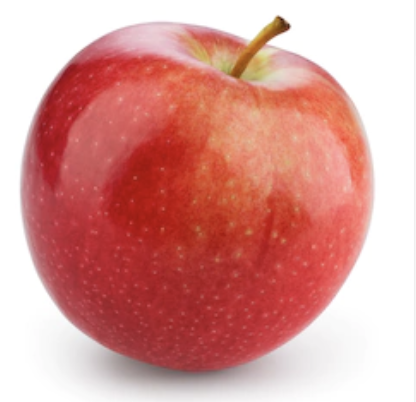
#> input picture OpenCv/apple_masking/Defenct_detection/good_apple_img/Screen Shot 2018-06-08 at 4.59.49 PM.png, 416 x 402 px, found by its file name; its folder holds 4 pictures in this run
$ python T_gabor.py
#> lines starting #> are read from the running program, lines starting #| are printed output that depends on the picture
### OpenCv/apple_masking/Defenct_detection/programs/image_opener.py
import cv2 as cv
from matplotlib import image
import numpy as np
import os


# resizing images but also saving it ratio
def resizeimg(img, size, interpolation = cv.INTER_CUBIC):
  h, w = img.shape[:2]
  c = None if len(img.shape) < 3 else img.shape[2]
  if h == w: return cv.resize(img, (size, size), interpolation)
  if h > w: dif = h
  else:     dif = w
  x_pos = int((dif - w)/2.)
  y_pos = int((dif - h)/2.)
  if c is None:
    mask = np.zeros((dif, dif), dtype=img.dtype)
    mask[y_pos:y_pos+h, x_pos:x_pos+w] = img[:h, :w]
  else:
    mask = np.zeros((dif, dif, c), dtype=img.dtype)
    mask[y_pos:y_pos+h, x_pos:x_pos+w, :] = img[:h, :w, :]
  return cv.resize(mask, (size, size), interpolation)


#open all the images in a folder
def allimg(folder):
    image =load_images_from_folder(folder)
    imlist=[]
    i = 0
    for img in image:
        name = "img" + str(i)
        imlist.append(resizeimg(img, 500))

    return imlist


# load_images_from_folder
def load_images_from_folder(folder):
    images = []
    for filename in os.listdir(folder):
        img = cv.imread(os.path.join(folder,filename))
#> img is the input picture: shape (402, 416, 3); mean B, G, R 148.1, 153.2, 216.5
        if img is not None:
            images.append(img)
#> pass 2 of the loop in load_images_from_folder, `for filename in os.listdir(folder):`:
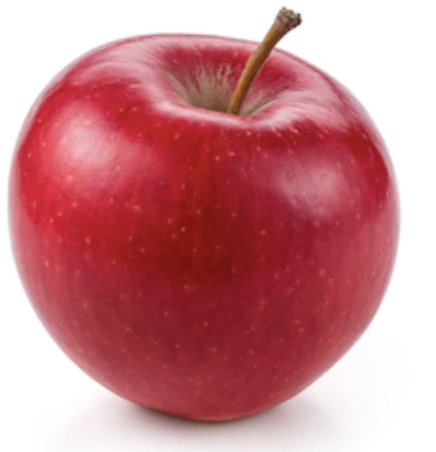
#> input picture OpenCv/apple_masking/Defenct_detection/good_apple_img/Screen Shot 2018-06-08 at 4.59.57 PM.png, 436 x 452 px, found by its file name
#> in load_images_from_folder, img is the input picture: shape (452, 436, 3); mean B, G, R 140, 134.7, 201.1
#> pass 3 of the loop in load_images_from_folder, `for filename in os.listdir(folder):`:
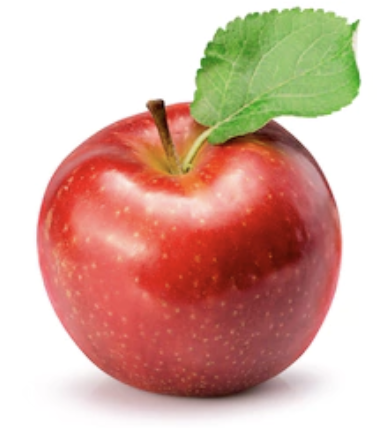
#> input picture OpenCv/apple_masking/Defenct_detection/good_apple_img/Screen Shot 2018-06-08 at 5.00.12 PM (1).png, 388 x 428 px, found by its file name
#> in load_images_from_folder, img is the input picture: shape (428, 388, 3); mean B, G, R 161.8, 174.7, 214.6
#> the loop made 4 passes; the first 3 are shown
    return images

### OpenCv/apple_masking/Defenct_detection/programs/T_gabor.py
import cv2 as cv
import matplotlib.pyplot as plt
import numpy as np
import image_opener as ip


def test(x):
    pass
# looping over all images


img_list = ip.allimg(r'apple_masking\Defenct_detection\good_apple_img')


found_valiable = {}
i = 0
for img in img_list:
    # making window
    cv.namedWindow("window")
    cv.resizeWindow("window", 700, 400)

    # creating trackbars

    cv.createTrackbar("Ksize", "window", 50, 400, test)
    cv.createTrackbar("sigma", "window", 1, 1000, test)
    cv.createTrackbar("theta", "window", 0, 180,test)
#> slider 'theta' is set to 60
    cv.createTrackbar("lambda", "window", 5, 180, test)
    cv.createTrackbar("gamma", "window", 40, 100, test)
    cv.createTrackbar("phi", "window", 0, 100,test)
#> slider 'phi' is set to 100

    while True:

        k = cv.waitKey(1) & 0xFF
#> (key Esc is pressed here)


        # filtering data

        ksize = cv.getTrackbarPos("Ksize", 'window')
        sigma = cv.getTrackbarPos("sigma", 'window')/10
        theta = cv.getTrackbarPos("theta", 'window')*(np.pi/180)
        lambd = cv.getTrackbarPos("lambda", 'window')*(np.pi/180)
        gamma = cv.getTrackbarPos("gamma", 'window')/100
        phi = cv.getTrackbarPos("phi", 'window')/100

        # print(type(gamma))

        kernel = cv.getGaborKernel((ksize, ksize), sigma, theta, lambd, gamma,phi,ktype= cv.CV_32F)

        # plt.imshow(kernel)
        cv.imshow("kernel",kernel)
        # img = cv.cvtColor(img, cv.COLOR_BGR2GRAY)

        fimg = cv.filter2D(img, cv.CV_8UC3, kernel)
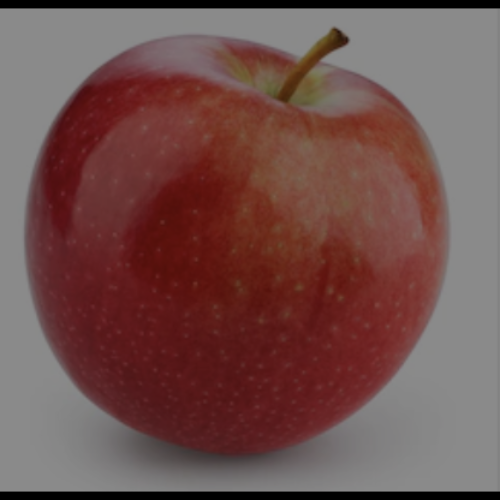
#> fimg: shape (500, 500, 3); mean of channels 0, 1, 2 77.4, 80, 113; drawn as B, G, R
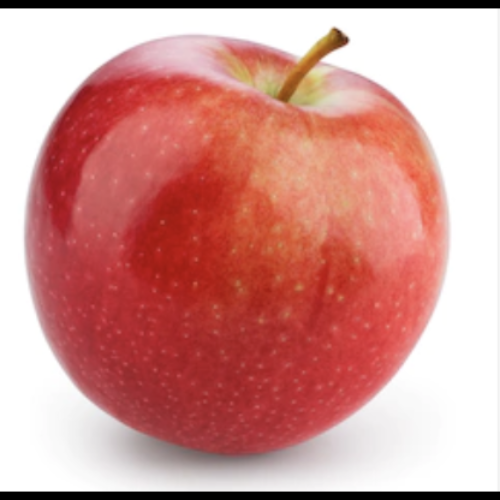
#> img: shape (500, 500, 3); mean of channels 0, 1, 2 143.1, 148, 209.1; drawn as B, G, R
        cv.imshow("filterd image",fimg)


        if k == 27:
            found_valiable[i] = (ksize, sigma, theta, lambd, gamma, phi)
            i += 1
            break


    cv.waitKey(0)
    cv.destroyAllWindows()
#> pass 2 of the loop `for img in img_list:`:
#> slider 'theta' is set to 60
#> slider 'phi' is set to 100
#> (key Enter is pressed here)
#> `fimg = cv.filter2D(img, cv.CV_8UC3, kernel)`:
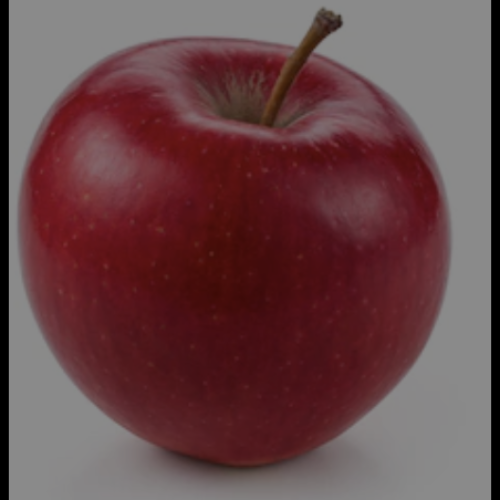
#> fimg: shape (500, 500, 3); mean of channels 0, 1, 2 73, 70.2, 104.8; drawn as B, G, R
#> `fimg = cv.filter2D(img, cv.CV_8UC3, kernel)`:
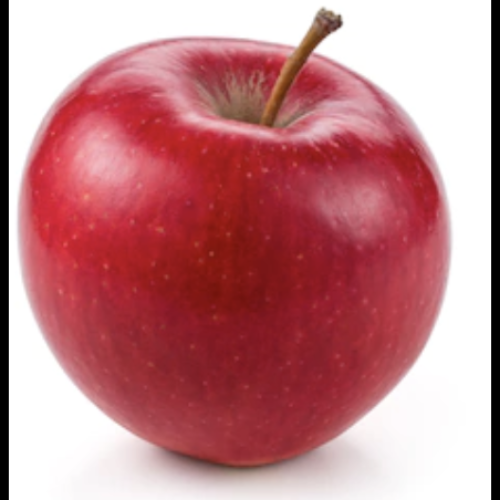
#> img: shape (500, 500, 3); mean of channels 0, 1, 2 135, 129.9, 193.9; drawn as B, G, R
#> pass 3 of the loop `for img in img_list:`:
#> slider 'theta' is set to 60
#> slider 'phi' is set to 100
#> `fimg = cv.filter2D(img, cv.CV_8UC3, kernel)`:
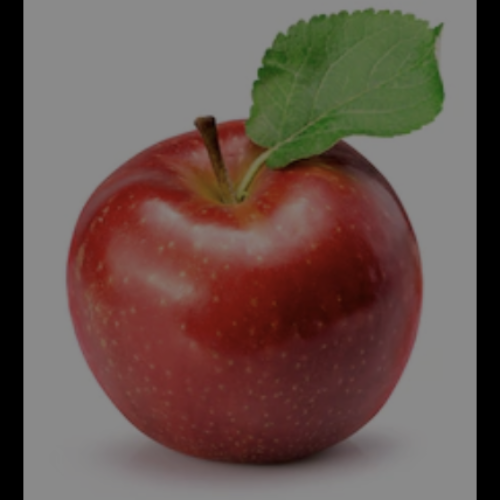
#> fimg: shape (500, 500, 3); mean of channels 0, 1, 2 79.3, 85.6, 105.1; drawn as B, G, R
#> `fimg = cv.filter2D(img, cv.CV_8UC3, kernel)`:
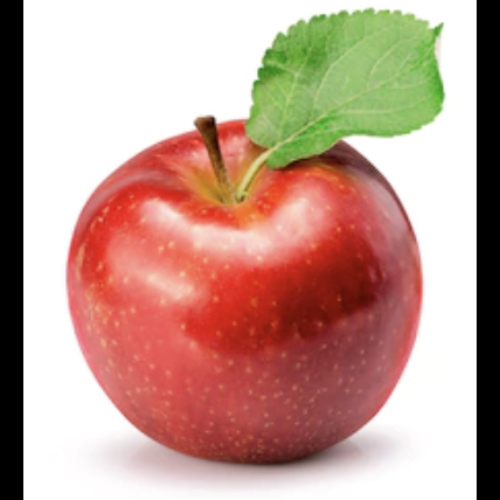
#> img: shape (500, 500, 3); mean of channels 0, 1, 2 146.5, 158.3, 194.4; drawn as B, G, R
#> slider 'theta' is set to 60
#> slider 'phi' is set to 100
#> the loop made 4 passes; the first 3 are shown
    # break

print(found_valiable)
